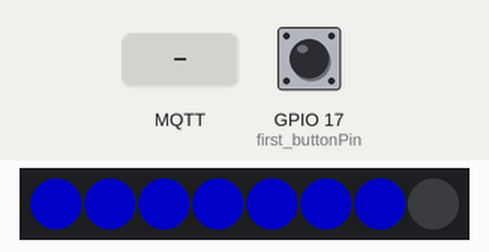
Bench run of a sketch on a simulated ESP32. On the bench: 8 RGB LEDs in strip order, left to right. The inputs (shaded band) are chosen by the test bench; at power-on: GPIO 17 (first_buttonPin) LOW. Dim RGB values are drawn brighter than linear; WiFi joins after 1.5 s; servers stay silent unless stated; no MQTT or app messages arrive unless stated; what the sketch prints to the serial monitor is not drawn.

Above: at 2.7 s.
2.8 s: MQTT message "1" arrives on the first subscribed topic
At 3.4 s:
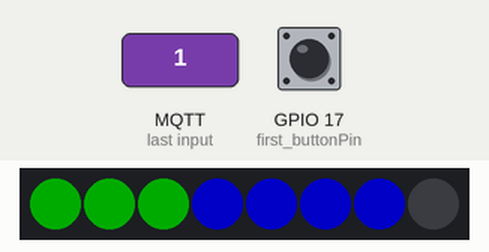
4.3 s: MQTT message "0" arrives on the first subscribed topic
At 5.5 s:
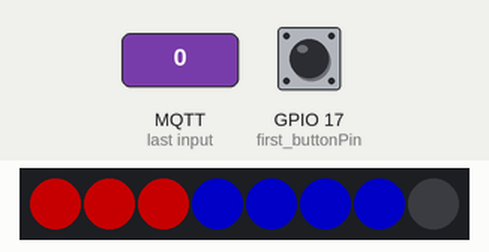
5.8 s: MQTT message "1" arrives on the second subscribed topic
At 6.8 s:
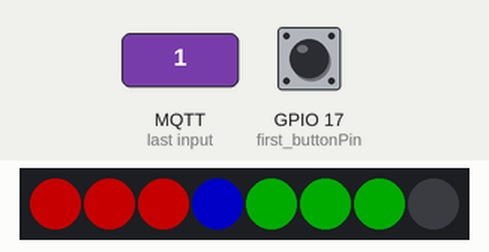
7.3 s: MQTT message "0" arrives on the second subscribed topic
At 8.0 s:
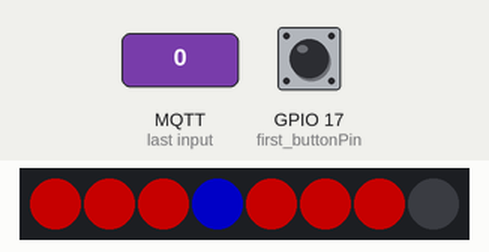
Timing chart, 0 to 10.3 s (numbered marks = the images above; inputs shaded):
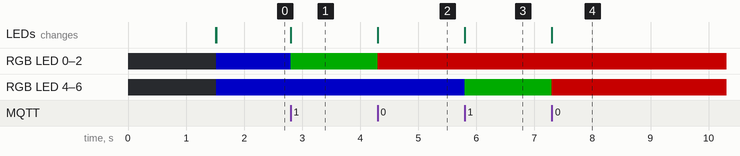

The sketch:

mqtt_esp32.ino
```cpp
/*
MQTT Client for werkplaats TkkrLab
Author : Dave Borghuis

Colors for Fastlib
http://fastled.io/docs/3.1/group___pixeltypes.html#gaeb40a08b7cb90c1e21bd408261558b99

CRGB &   fadeToBlackBy (uint8_t fadefactor)
  fadeToBlackBy is a synonym for nscale8( ..., 255-fadefactor)

Hercheck pins met Renze, Dave was papiertje kwijt.
GND     Blauw
Voeding Oranje

Wit
Geel
pin 23 - MOSI voor hardware SPI ondersteuning
pin 22 - IC2 SCL

Groen
pin 17 16 voor buttons


BOARD
DOIT ESP32 DEVKIT V1

*/

#include <WiFi.h>
#include <PubSubClient.h>

//Defenitions for the leds
#include "FastLED.h"
#define NUM_LEDS 8
#define DATA_PIN 23
#define CLK_PIN 22
#define LED_TYPE    APA102
#define COLOR_ORDER GRB
#define BRIGHTNESS          96
#define FRAMES_PER_SECOND  120
CRGB leds[NUM_LEDS];

const int first_buttonPin = 17;
const int second_buttonPin = 16;

const char* ssid = "www.tkkrlab.nl";
const char* password = "*";
const char* mqtt_server = "server";

WiFiClient espClient;
PubSubClient client(espClient);
unsigned long lastMsg = 0;
#define MSG_BUFFER_SIZE	(50)
char msg[MSG_BUFFER_SIZE];
//int value = 0;

void setup_wifi() {

  delay(10);
  // We start by connecting to a WiFi network
  Serial.println();
  Serial.print("Connecting to ");
  Serial.println(ssid);

  WiFi.mode(WIFI_STA);
  WiFi.begin(ssid, password);

  while (WiFi.status() != WL_CONNECTED) {

    setColor(0,7,CRGB::Black);
    FastLED.show();

    delay(500);
    Serial.print(".");

    setColor(0,7,CRGB::Blue);
    FastLED.show();

  }

  randomSeed(micros());

  Serial.println("");
  Serial.println("WiFi connected");
  Serial.println("IP address: ");
  Serial.println(WiFi.localIP());
}

void callback(char* topic, byte* payload, unsigned int length) {
  Serial.print("Message arrived [");
  Serial.print(topic);
  Serial.print("] ");
  for (int i = 0; i < length; i++) {
    Serial.print((char)payload[i]);
  }
  Serial.println();

  if (strcmp(topic,"tkkrlab/werkplaats/state")==0) {

    // Switch on the LED if an 1 was received as first character
    if ((char)payload[0] == '1') {
      Serial.println("Werkplaats Turn space open.");
      setColor(0,3,CRGB::Green);
    } else {
      Serial.println("Werkplaats Turn space closed.");
      setColor(0,3,CRGB::Red);
    }
  };

  if ( strcmp(topic,"tkkrlab/test/spacestate")==0) {
      // Switch on the LED if an 1 was received as first character
      if ((char)payload[0] == '1') {
        Serial.println("Space Turn space open.");
        setColor(4,7,CRGB::Green);
      } else {
        Serial.println("Space Turn space closed.");
        setColor(4,7,CRGB::Red);
      }
  }

  FastLED.show();
}

void reconnect() {
  // Loop until we're reconnected
  while (!client.connected()) {
    setColor(0,7,CRGB::Blue);
    FastLED.show();

    Serial.print("Attempting MQTT connection...");
    String clientId = "MQTT_Werkplaats";
    // Attempt to connect
    if (client.connect(clientId.c_str())) {
      Serial.println("connected");
      // Once connected, publish an announcement...
      //client.publish("tkkrlab/werkplaats/io/input/0", "0");
      // ... and resubscribe
      client.subscribe("tkkrlab/werkplaats/state");
      //TODO check channel
      //client.subscribe("tkkrlab/spacestate");
      client.subscribe("tkkrlab/test/spacestate");

    } else {
      Serial.print("failed, rc=");
      Serial.print(client.state());
      Serial.println(" try again in 5 seconds");
      // Wait 5 seconds before retrying
      delay(5000);
      setColor(0,7,CRGB::Black);
      FastLED.show();

    }
  }
}

void setup() {

  Serial.begin(115200);
  setup_wifi();
  client.setServer(mqtt_server, 1883);
  client.setCallback(callback);

  //FastLED.addLeds<NEOPIXEL, 12>(leds, NUM_LEDS);
  FastLED.addLeds<LED_TYPE, DATA_PIN, CLK_PIN, COLOR_ORDER>(leds, NUM_LEDS);
  FastLED.delay(1000/FRAMES_PER_SECOND);
  FastLED.setBrightness(BRIGHTNESS);

  //button
  pinMode(first_buttonPin, INPUT);
}

void loop() {

  if (!client.connected()) {
    reconnect();
  }
  client.loop();

  unsigned long now = millis();
  if (now - lastMsg > 500) {
    lastMsg = now;
    if(digitalRead(first_buttonPin)) {
      client.publish("tkkrlab/werkplaats/io/input/0", "0");
      Serial.print("Button Werkplaats !!");
    };
  };

  //For testing only, no need in final product.
  while (Serial.available() > 0) {

    // look for the next valid integer in the incoming serial stream:
    int action = Serial.parseInt();

    // look for the newline. That's the end of your sentence:
    if (Serial.read() == '\n') {
        Serial.print("Action value is :");
        Serial.println(action, DEC);

        switch (action) {
          case 0:
            client.publish("tkkrlab/werkplaats/io/input/0", "0");
            break;
          case 1:
            client.publish("tkkrlab/werkplaats/io/input/0", "1");
            break;
          default:
            Serial.println("Invalid value for action!!");
        };
      }
    }

   //client.loop();
   //EVERY_N_MILLISECONDS( 20 ) { gHue++; } // slowly cycle the "base color" through the rainbow
}

void setColor(int ledstart,int ledend, CRGB color) {
  for(int i = ledstart;i<ledend;i++){
    leds[i] = color;
    //fadeToBlackBy();
  }
}
```

Measured:
- after the input at 2.8 s, RGB LED 0–2: RGB(0, 0, 96) → RGB(0, 48, 0) at once; the LEDs: change at once (image 1)
- after the input at 4.3 s, RGB LED 0–2: RGB(0, 48, 0) → RGB(96, 0, 0) at once; the LEDs: change at once (image 2)
- after the input at 5.8 s, RGB LED 4–6: RGB(0, 0, 96) → RGB(0, 48, 0) at once; the LEDs: change at once (image 3)
- after the input at 7.3 s, RGB LED 4–6: RGB(0, 48, 0) → RGB(96, 0, 0) at once; the LEDs: change at once (image 4)
